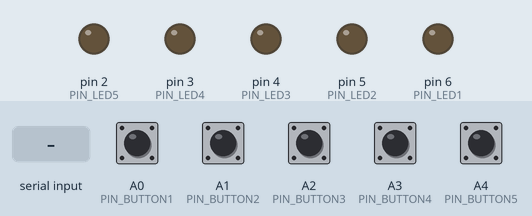
Bench run of a sketch on a simulated Arduino Uno, built with avr-gcc and run on an emulated ATmega328P. Parts: output pins drawn as LEDs (lit = HIGH). The inputs (shaded band) are chosen by the test bench; at power-on: A0 (PIN_BUTTON1), A1 (PIN_BUTTON2), A2 (PIN_BUTTON3), A3 (PIN_BUTTON4), A4 (PIN_BUTTON5) HIGH. What the sketch prints to the serial monitor is not drawn.

Above: at 1.2 s.
1.3 s: "s" received over Serial
At 3.0 s:
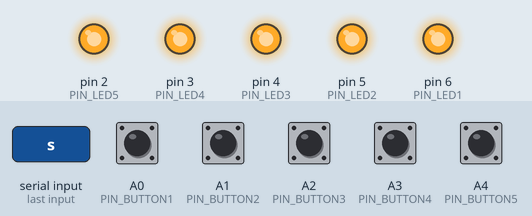
3.8 s: "L" received over Serial
At 6.0 s:
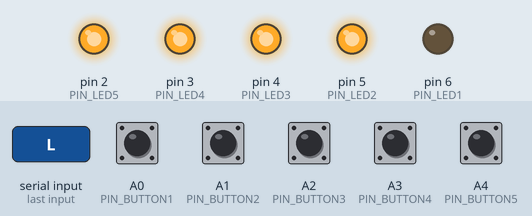
7.9 s: "l" received over Serial
At 9.2 s:
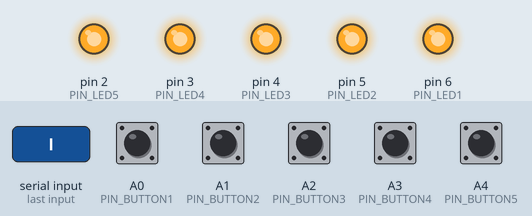
Timing chart, 0 to 10.9 s (numbered marks = the images above; inputs shaded):
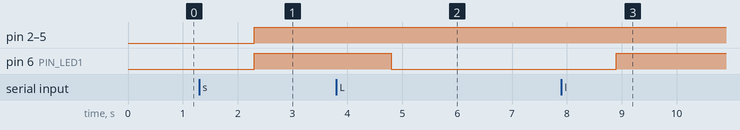

The sketch:

frontpanel.ino
```cpp
// (licence header left out)
//----- CONFIGURATION -----

#define UNIT_ID     3

//#define TESTMODE

#define PIN_BUTTON1 A0
#define PIN_BUTTON2 A1
#define PIN_BUTTON3 A2
#define PIN_BUTTON4 A3
#define PIN_BUTTON5 A4
#define PIN_LED1     6
#define PIN_LED2     5
#define PIN_LED3     4
#define PIN_LED4     3
#define PIN_LED5     2

#define NUM 5

const int buttons[NUM] = {PIN_BUTTON1, PIN_BUTTON2, PIN_BUTTON3, PIN_BUTTON4, PIN_BUTTON5};
const int leds[NUM]    = {PIN_LED1,    PIN_LED2,    PIN_LED3,    PIN_LED4,    PIN_LED5};

//-------------------------

//Do not change anything below this line.

const unsigned long interval = 200; //Interval in milliseconds

uint8_t prevButtonVal = 0;
unsigned long previousMillis = 0;

void setup() {
  Serial.begin(115200);
  for (int i = 0; i < NUM; i++) {
    pinMode(buttons[i], INPUT_PULLUP);
    pinMode(leds[i], OUTPUT);
  }

  #ifdef TESTMODE
  while (1) {
    for (int i = 0; i < NUM; i++) {
      bool val = digitalRead(buttons[i]);
      digitalWrite(leds[i], val);
      Serial.print(val);
    }
    Serial.println();
  }
  #endif

  Serial.println("id="+String(UNIT_ID));
  Serial.println("type=frontpanel");
  Serial.println("boot=ok");
}

void loop() {
  while (Serial.available()>0) {
      char c = Serial.read();
      switch(c) {
        case 'i':
          Serial.println("id="+String(UNIT_ID));
          break;

        case 'm':
          Serial.println("motors=0");
          break;

        case 't':
          Serial.println("type=frontpanel");
          break;

        case 'l':
        {
            uint8_t led = Serial.parseInt();
            if (led >= NUM) {
              Serial.println("#number too high");
            } else {
              digitalWrite(leds[led], HIGH);
            }
            break;
        }

        case 'L':
        {
            uint8_t led = Serial.parseInt();
            if (led >= NUM) {
              Serial.println("#number too high");
            } else {
              digitalWrite(leds[led], LOW);
            }
            break;
        }

        case 's':
        {
            uint8_t led = Serial.parseInt();
            for (uint8_t i = 0; i < NUM; i++) {
              bool val = (led>>i)&0x01;
              digitalWrite(leds[i], !val);
            }
            break;
        }
    }
  }

  unsigned long currentMillis = millis();

  if (currentMillis - previousMillis > interval) {
    previousMillis = currentMillis;
    uint8_t buttonVal = 0;

    for (int i = 0; i < NUM; i++) {
      if (!digitalRead(buttons[i])) buttonVal += (1<<i);
    }

    if (prevButtonVal != buttonVal) {
      prevButtonVal = buttonVal;
      Serial.print("buttons=");
      Serial.println(buttonVal);
    }
  }
}
```

Measured:
- after the input at 1.3 s, pin 2 (PIN_LED5), pin 3 (PIN_LED4), pin 4 (PIN_LED3), pin 5 (PIN_LED2), pin 6 (PIN_LED1): LOW → HIGH after 1.0 s
- after the input at 3.8 s, pin 6 (PIN_LED1): HIGH → LOW after 1.0 s
- after the input at 7.9 s, pin 6 (PIN_LED1): LOW → HIGH after 1.0 s
